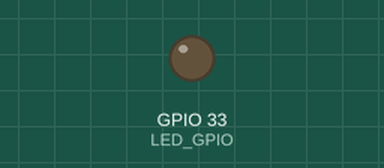
The sketch below on a simulated ESP32. Parts: output pins drawn as LEDs (lit = HIGH).

Above: at 0.5 s.
At 6.12 s:
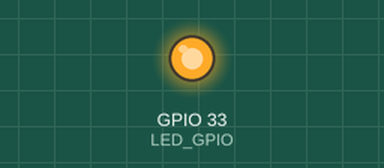
Timing chart, 0 to 6.8 s (numbered marks = the images above):
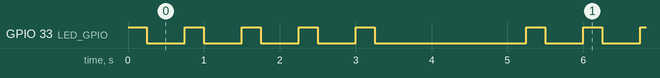

The sketch:

blinker.ino
```cpp
const uint8_t LED_GPIO = 33;

void setup() {
  pinMode(LED_GPIO, OUTPUT);    // assign led to pin
}

void loop() {
  for (int i = 0; i < 5; i++) {
    digitalWrite(LED_GPIO, HIGH);
    delay(250);
    digitalWrite(LED_GPIO, LOW);
    delay(500);
  }

  delay(1500);
}
```

Measured:
- by itself, GPIO 33 (LED_GPIO): repeats every 5.3 s: 4 × (LOW 0.50 s, HIGH 0.25 s), LOW 2.0 s, HIGH 0.25 s
- by itself, everything shown: repeats every 5.3 s, in 10 steps
